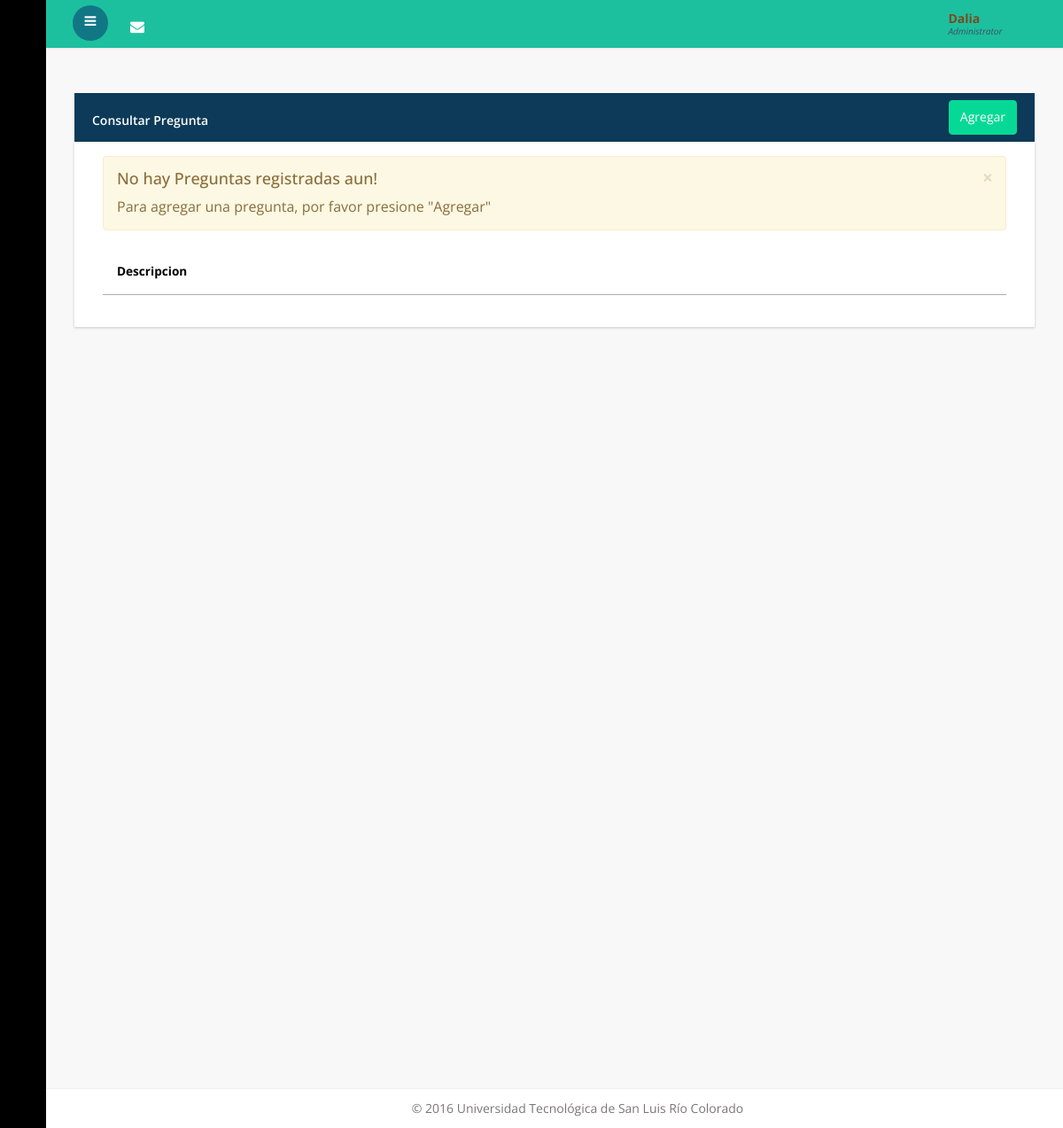
The app's page /Pregunta/consultar, older data.
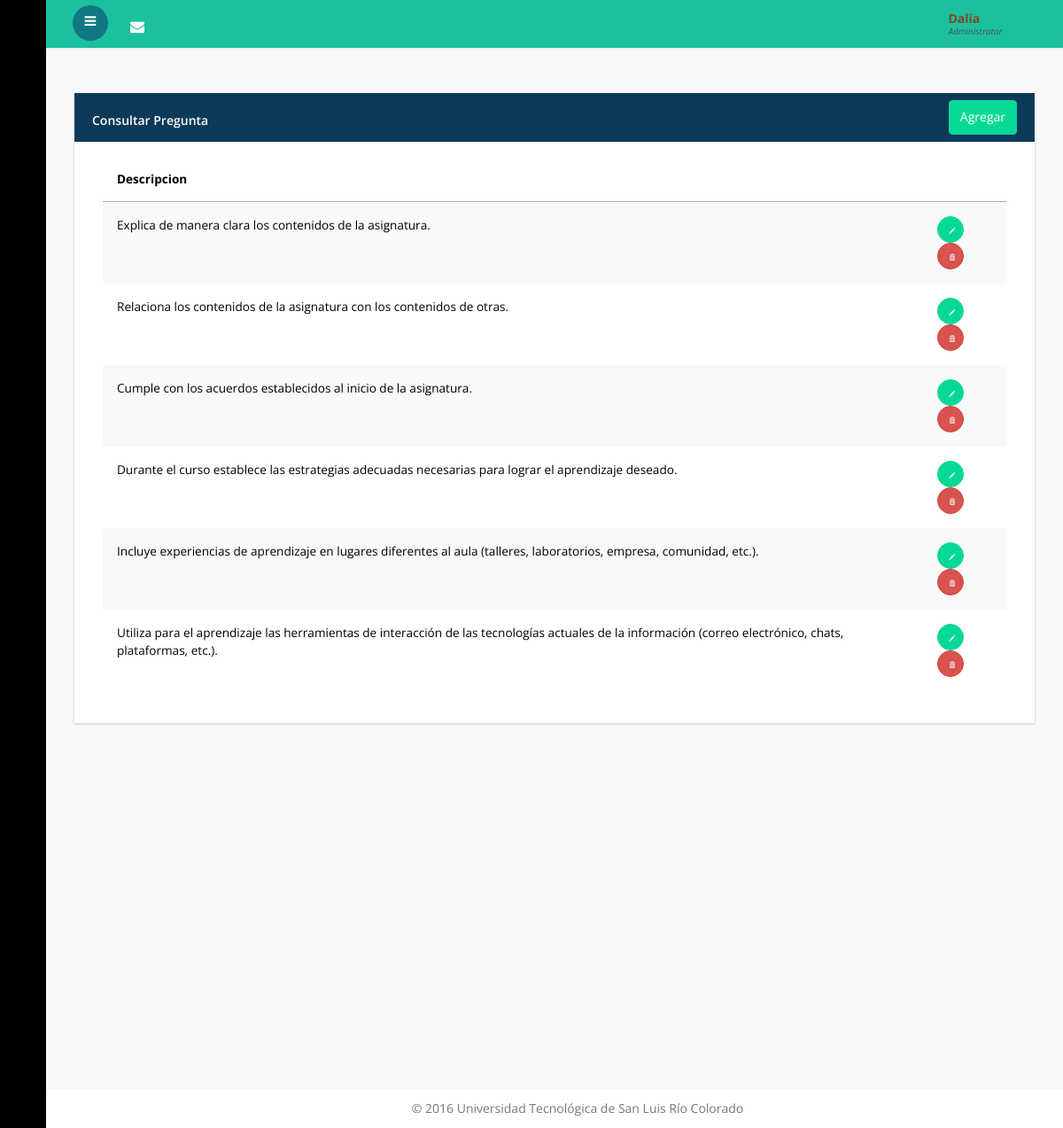
The same page, newer data.
### main/models.py (models this page shows, shortened)
class Pregunta(models.Model):
	Descripcion = models.CharField(null=False,max_length=600)

### main/views.py (the view)
# urls.py: url(r'^Pregunta/consultar$', views.PreguntaConsultar, name='pregunta_consultar'),
def PreguntaConsultar(request):
    pregunta = models.Pregunta.objects.all()
    return render(request, 'Administrativo/Pregunta/consultar.html', {'pregunta' : pregunta})

### templates/administrativo/Pregunta/consultar.html (shortened to what this page needs)
{% extends 'base_admin.html' %}
{% load bootstrap3 %}
{% block body %}
<div class="panel panel-ut" data-widget="{&quot;draggable&quot;: &quot;false&quot;}" data-widget-static="">
    <div class="panel-heading">
        Consultar Pregunta
        <a href="{% url 'main:pregunta_alta' %}" style="margin-top: -13px" class="btn btn-warning warning_22 pull-right">Agregar</a>
    </div>
    <div class="panel-body no-padding" style="display: block;">
        <table class="table table-striped">
            <thead>
            <tr>
                <th>Descripcion</th>
                <th></th>
            </tr>
            </thead>
            <tbody>
                {% for pre in pregunta %}
                    <tr>
                        <td>{{ pre.Descripcion }} </td>
                        <td>
                            <button type="button" class="btn btn-warning btn-circle" onclick="window.location='{% url 'main:pregunta_editar' id=pre.id %}'"><i class="glyphicon glyphicon-pencil"></i>
                            </button>
                            <button type="button" class="btn btn-danger btn-circle" class="alert btn btn-danger btn-circle" data-toggle="confirm" data-title="Desea eliminar pregunta?" onclick="{% url 'main:pregunta_eliminar' id=pre.id %}"><i class="glyphicon glyphicon-trash"></i></button>
                        </td>
                    </tr>
                      {% empty %}
                            <div class="alert alert-dismissible alert-warning">
                            <button type="button" class="close" data-dismiss="alert">×</button>
                            <h4>No hay Preguntas registradas aun!</h4>
                            <p>Para agregar una pregunta, por favor presione "Agregar"</p>
                            </div>
                {% endfor %}
            </tbody>
        </table>
    </div>
</div>
{% endblock %}

Row changes from the older to the newer data that the page shows:
added Pregunta: Descripcion "Explica de manera clara los contenidos de la asignatura."
added Pregunta: Descripcion "Relaciona los contenidos de la asignatura con los contenidos de otras."
added Pregunta: Descripcion "Cumple con los acuerdos establecidos al inicio de la asignatura."
added Pregunta: Descripcion "Durante el curso establece las estrategias adecuadas necesarias para lograr el aprendizaje deseado."
added Pregunta: Descripcion "Incluye experiencias de aprendizaje en lugares diferentes al aula (talleres, laboratorios, empresa, comunidad, etc.)."
added Pregunta: Descripcion "Utiliza para el aprendizaje las herramientas de interacción de las tecnologías actuales de la información (correo electrónico, chats, plataformas, etc.)."
Text that changed along with them:
text no longer shown: "× No hay Preguntas registradas aun! Para agregar una pregunta, por favor presione \"Agregar\""
